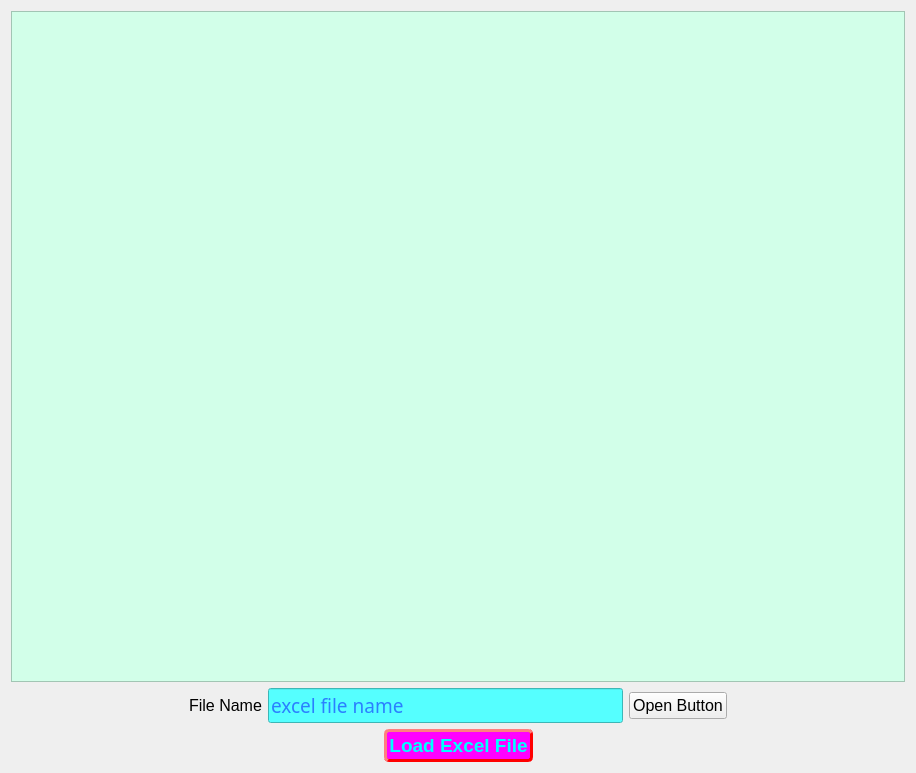
<?xml version="1.0" encoding="UTF-8"?>
<ui version="4.0">
 <class>Form</class>
 <widget class="QWidget" name="Form">
  <property name="geometry">
   <rect>
    <x>0</x>
    <y>0</y>
    <width>916</width>
    <height>773</height>
   </rect>
  </property>
  <property name="windowTitle">
   <string>Form</string>
  </property>
  <layout class="QGridLayout" name="gridLayout_2">
   <item row="0" column="0">
    <layout class="QGridLayout" name="gridLayout">
     <item row="0" column="0">
      <widget class="QTableWidget" name="table">
       <property name="styleSheet">
        <string notr="true">background-color: rgb(210, 255, 233);</string>
       </property>
      </widget>
     </item>
     <item row="1" column="0">
      <layout class="QHBoxLayout" name="horizontalLayout_3" stretch="1,0,2,0,1">
       <item>
        <spacer name="horizontalSpacer_5">
         <property name="orientation">
          <enum>Qt::Horizontal</enum>
         </property>
         <property name="sizeHint" stdset="0">
          <size>
           <width>40</width>
           <height>20</height>
          </size>
         </property>
        </spacer>
       </item>
       <item>
        <widget class="QLabel" name="file_name">
         <property name="text">
          <string>&lt;html&gt;&lt;head/&gt;&lt;body&gt;&lt;p align=&quot;center&quot;&gt;&lt;span style=&quot; font-size:12pt;&quot;&gt;File Name&lt;/span&gt;&lt;/p&gt;&lt;/body&gt;&lt;/html&gt;</string>
         </property>
        </widget>
       </item>
       <item>
        <widget class="QLineEdit" name="show_name">
         <property name="enabled">
          <bool>false</bool>
         </property>
         <property name="font">
          <font>
           <family>맑은 고딕</family>
           <pointsize>14</pointsize>
           <italic>false</italic>
           <bold>false</bold>
          </font>
         </property>
         <property name="styleSheet">
          <string notr="true">color: rgb(0, 0, 255);
font: 14pt &quot;맑은 고딕&quot;;
background-color: rgb(85, 255, 255);</string>
         </property>
         <property name="placeholderText">
          <string>excel file name</string>
         </property>
        </widget>
       </item>
       <item>
        <widget class="QPushButton" name="open_btn">
         <property name="font">
          <font>
           <pointsize>12</pointsize>
          </font>
         </property>
         <property name="text">
          <string>Open Button</string>
         </property>
        </widget>
       </item>
       <item>
        <spacer name="horizontalSpacer_6">
         <property name="orientation">
          <enum>Qt::Horizontal</enum>
         </property>
         <property name="sizeHint" stdset="0">
          <size>
           <width>40</width>
           <height>20</height>
          </size>
         </property>
        </spacer>
       </item>
      </layout>
     </item>
     <item row="2" column="0">
      <layout class="QHBoxLayout" name="horizontalLayout">
       <item>
        <spacer name="horizontalSpacer_2">
         <property name="orientation">
          <enum>Qt::Horizontal</enum>
         </property>
         <property name="sizeHint" stdset="0">
          <size>
           <width>40</width>
           <height>20</height>
          </size>
         </property>
        </spacer>
       </item>
       <item>
        <widget class="QPushButton" name="load_btn">
         <property name="font">
          <font>
           <pointsize>14</pointsize>
           <bold>true</bold>
          </font>
         </property>
         <property name="styleSheet">
          <string notr="true">QPushButton::hover
{
color: rgb(0, 0, 0);
background-color : lightgreen;
border-style: outset;
border-width: 3px;
border-radius: 5px;
border-color: rgb(255, 0, 0);
padding: 2px;
}
QPushButton
{
color: rgb(0, 255, 255);
background-color: rgb(255, 0, 255);
border-style: outset;
border-width: 3px;
border-radius: 5px;
border-color: rgb(255, 0, 0);
padding: 2px;
}</string>
         </property>
         <property name="text">
          <string>Load Excel File</string>
         </property>
        </widget>
       </item>
       <item>
        <spacer name="horizontalSpacer">
         <property name="orientation">
          <enum>Qt::Horizontal</enum>
         </property>
         <property name="sizeHint" stdset="0">
          <size>
           <width>40</width>
           <height>20</height>
          </size>
         </property>
        </spacer>
       </item>
      </layout>
     </item>
    </layout>
   </item>
  </layout>
 </widget>
 <resources/>
 <connections/>
</ui>
